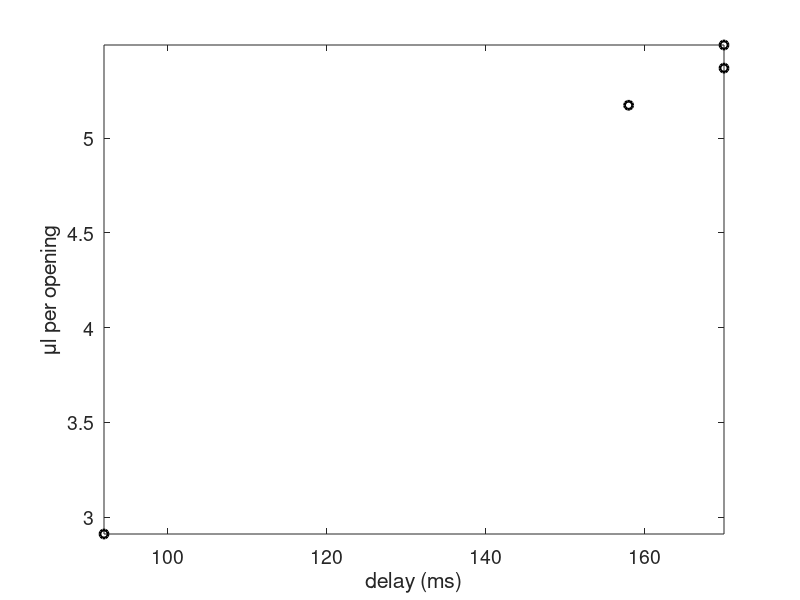

This figure's MATLAB source: (Note: this script raises an error after producing the figure.)
%% 7 JULY 2022 solenoid calibration RIGHT 
baseline_weight = 1.1309;

delay = [92 170 158 170]; % ms
weight = [1.4220 1.6679 1.6483 1.6801]; % weight with water from testing
n = ones(length(delay),1)*100; % number of valve openings
ul_opening = zeros(size(weight));
for ii = 1:length(delay)
    ul_opening(ii) = (weight(ii)-baseline_weight)/n(ii)*1000;
end

figure
[~,i] = sort(delay);
plot(delay(i),ul_opening(i),'ok','LineWidth',2)
set(gca,'FontSize',14)
xlabel('delay (ms)')
ylabel('\mul per opening')
axis tight

mdl = fitlm(delay,ul_opening);
pred_x = (10:1:250)';
pred_ul = predict(mdl,pred_x);
hold on;
plot(pred_x,pred_ul,'r-','LineWidth',2)

fprintf('closest to 4 ul: %d ms\n',pred_x(knnsearch(pred_ul,4)))



%% 7 JULY 2022 solenoid calibration LEFT 
baseline_weight = 1.1309;
n = [100 100 100 100 100 100]; % number of valve openings
delay = [116 170 162 160 150 170]; % ms
weight = [1.4804 1.6571 1.6490 1.6426 1.6198 1.6757]; % weight with water from testing
ul_opening = zeros(size(weight));
for ii = 1:length(delay)
    ul_opening(ii) = (weight(ii)-baseline_weight)/n(ii)*1000;
end

figure
[~,i] = sort(delay);
plot(delay(i),ul_opening(i),'ok','LineWidth',2)
set(gca,'FontSize',14)
xlabel('delay (ms)')
ylabel('\mul per opening')
axis tight

mdl = fitlm(delay,ul_opening);
pred_x = (10:1:250)';
pred_ul = predict(mdl,pred_x);
hold on;
plot(pred_x,pred_ul,'r-','LineWidth',2)

fprintf('closest to 4 ul: %d ms\n',pred_x(knnsearch(pred_ul,4)))



%% 27 JUNE 2022 solenoid calibration LEFT 
baseline_weight = 1.1310;
n = [100 100 100]; % number of valve openings
delay = [100 125 116]; % ms
weight = [1.5751 1.6606 1.6305]; % weight with water from testing
ul_opening = zeros(size(weight));
for ii = 1:length(delay)
    ul_opening(ii) = (weight(ii)-baseline_weight)/n(ii)*1000;
end

figure
[~,i] = sort(delay);
plot(delay(i),ul_opening(i),'ok','LineWidth',2)
set(gca,'FontSize',14)
xlabel('delay (ms)')
ylabel('\mul per opening')
axis tight

mdl = fitlm(delay,ul_opening);
pred_x = (10:1:250)';
pred_ul = predict(mdl,pred_x);
hold on;
plot(pred_x,pred_ul,'r-','LineWidth',2)

fprintf('closest to 5 ul: %d ms\n',pred_x(knnsearch(pred_ul,5)))


%% 27 JUNE 2022 solenoid calibration CENTER 
baseline_weight = 1.1310;
n = [100 100 100 100]; % number of valve openings
delay = [92 120 130 124]; % ms
weight = [1.5325 1.6192 1.6506 1.6356]; % weight with water from testing
ul_opening = zeros(size(weight));
for ii = 1:length(delay)
    ul_opening(ii) = (weight(ii)-baseline_weight)/n(ii)*1000;
end

figure
[~,i] = sort(delay);
plot(delay(i),ul_opening(i),'ok','LineWidth',2)
set(gca,'FontSize',14)
xlabel('delay (ms)')
ylabel('\mul per opening')
axis tight

mdl = fitlm(delay,ul_opening);
pred_x = (10:1:250)';
pred_ul = predict(mdl,pred_x);
hold on;
plot(pred_x,pred_ul,'r-','LineWidth',2)

fprintf('closest to 5 ul: %d ms\n',pred_x(knnsearch(pred_ul,5)))

%% 27 JUNE 2022 solenoid calibration RIGHT 
baseline_weight = 1.1310;
n = [100 100 100 100 100 100]; % number of valve openings
delay = [50 50 75 100 100 92]; % ms
weight = [1.4565 1.4719 1.5705 1.6599 1.6611 1.6332]; % weight with water from testing
ul_opening = zeros(size(weight));
for ii = 1:length(delay)
    ul_opening(ii) = (weight(ii)-baseline_weight)/n(ii)*1000;
end

figure
[~,i] = sort(delay);
plot(delay(i),ul_opening(i),'ok','LineWidth',2)
set(gca,'FontSize',14)
xlabel('delay (ms)')
ylabel('\mul per opening')
axis tight

mdl = fitlm(delay,ul_opening);
pred_x = (10:1:250)';
pred_ul = predict(mdl,pred_x);
hold on;
plot(pred_x,pred_ul,'r-','LineWidth',2)

fprintf('closest to 5 ul: %d ms\n',pred_x(knnsearch(pred_ul,5)))
%% 5 MAY 2022 solenoid calibration LEFT 
baseline_weight = 1.1321;
n = [100 ]; % number of valve openings
delay = [50 ]; % ms
weight = [1.6376 ]; % weight with water from testing
ul_opening = zeros(size(weight));
for ii = 1:length(delay)
    ul_opening(ii) = (weight(ii)-baseline_weight)/n(ii)*1000;
end

figure
[~,i] = sort(delay);
plot(delay(i),ul_opening(i),'ok','LineWidth',2)
set(gca,'FontSize',14)
xlabel('delay (ms)')
ylabel('\mul per opening')
axis tight

mdl = fitlm(delay,ul_opening);
pred_x = (10:1:250)';
pred_ul = predict(mdl,pred_x);
hold on;
plot(pred_x,pred_ul,'r-','LineWidth',2)

fprintf('closest to 5 ul: %d ms\n',pred_x(knnsearch(pred_ul,5)))

%% 5 MAY 2022 solenoid calibration CENTER 
baseline_weight = 1.1321;
n = [100 100]; % number of valve openings
delay = [50 55]; % ms
weight = [1.6252 1.6428]; % weight with water from testing
ul_opening = zeros(size(weight));
for ii = 1:length(delay)
    ul_opening(ii) = (weight(ii)-baseline_weight)/n(ii)*1000;
end

figure
[~,i] = sort(delay);
plot(delay(i),ul_opening(i),'ok','LineWidth',2)
set(gca,'FontSize',14)
xlabel('delay (ms)')
ylabel('\mul per opening')
axis tight

mdl = fitlm(delay,ul_opening);
pred_x = (10:1:250)';
pred_ul = predict(mdl,pred_x);
hold on;
plot(pred_x,pred_ul,'r-','LineWidth',2)

fprintf('closest to 5 ul: %d ms\n',pred_x(knnsearch(pred_ul,5)))

%% 5 MAY 2022 solenoid calibration RIGHT 
baseline_weight = 1.1321;
n = [100 100 100]; % number of valve openings
delay = [100 70 50]; % ms
weight = [1.8586 1.7098 1.6471]; % weight with water from testing
ul_opening = zeros(size(weight));
for ii = 1:length(delay)
    ul_opening(ii) = (weight(ii)-baseline_weight)/n(ii)*1000;
end

figure
[~,i] = sort(delay);
plot(delay(i),ul_opening(i),'ok','LineWidth',2)
set(gca,'FontSize',14)
xlabel('delay (ms)')
ylabel('\mul per opening')
axis tight

mdl = fitlm(delay,ul_opening);
pred_x = (10:1:250)';
pred_ul = predict(mdl,pred_x);
hold on;
plot(pred_x,pred_ul,'r-','LineWidth',2)

fprintf('closest to 5 ul: %d ms\n',pred_x(knnsearch(pred_ul,5)))

%% 14 Feb 2022 solenoid calibration 
baseline_weight = 1.1308;
n = [100 100 100 100 100]; % number of valve openings
delay = [160 160 180 180 200]; % ms
weight = [1.4526 1.4438 1.4731 1.4758 1.5070]; % weight with water from testing
ul_opening = zeros(size(weight));
for ii = 1:length(delay)
    ul_opening(ii) = (weight(ii)-baseline_weight)/n(ii)*1000;
end

figure
[~,i] = sort(delay);
plot(delay(i),ul_opening(i),'ok','LineWidth',2)
set(gca,'FontSize',14)
xlabel('delay (ms)')
ylabel('\mul per opening')
axis tight

mdl = fitlm(delay,ul_opening);
pred_x = (50:1:250)';
pred_ul = predict(mdl,pred_x);
hold on;
plot(pred_x,pred_ul,'r-','LineWidth',2)

fprintf('closest to 5 ul: %d ms\n',pred_x(knnsearch(pred_ul,5)))

%% 07 Feb 2022 solenoid calibration 
baseline_weight = 1.1307;
n = [100 100]; % number of valve openings
delay = [150 170]; % ms
weight = [1.5187 1.5592]; % weight with water from testing
ul_opening = zeros(size(weight));
for ii = 1:length(delay)
    ul_opening(ii) = (weight(ii)-baseline_weight)/n(ii)*1000;
end

figure
[~,i] = sort(delay);
plot(delay(i),ul_opening(i),'ok','LineWidth',2)
set(gca,'FontSize',14)
xlabel('delay (ms)')
ylabel('\mul per opening')
axis tight

mdl = fitlm(delay,ul_opening);
pred_x = (50:1:250)';
pred_ul = predict(mdl,pred_x);
hold on;
plot(pred_x,pred_ul,'r-','LineWidth',2)

fprintf('closest to 5 ul: %d ms\n',pred_x(knnsearch(pred_ul,5)))


%% 27 Jan 2022 solenoid calibration after leak fixed
baseline_weight = 1.1307;
n = [100 100]; % number of valve openings
delay = [150 160]; % ms
weight = [1.5951 1.6169]; % weight with water from testing
ul_opening = zeros(size(weight));
for ii = 1:length(delay)
    ul_opening(ii) = (weight(ii)-baseline_weight)/n(ii)*1000;
end

figure
[~,i] = sort(delay);
plot(delay(i),ul_opening(i),'ok','LineWidth',2)
set(gca,'FontSize',14)
xlabel('delay (ms)')
ylabel('\mul per opening')
axis tight

mdl = fitlm(delay,ul_opening);
pred_x = (50:1:200)';
pred_ul = predict(mdl,pred_x);
hold on;
plot(pred_x,pred_ul,'r-','LineWidth',2)

fprintf('closest to 5 ul: %d ms\n',pred_x(knnsearch(pred_ul,5)))

%% 19 Jan 2022 solenoid calibration after leak fixed
baseline_weight = 1.1308;
n = [100 100 100]; % number of valve openings
delay = [135 135 150]; % ms
weight = [1.5148 1.5517 1.6436]; % weight with water from testing
ul_opening = zeros(size(weight));
for ii = 1:length(delay)
    ul_opening(ii) = (weight(ii)-baseline_weight)/n(ii)*1000;
end

figure
[~,i] = sort(delay);
plot(delay(i),ul_opening(i),'ok','LineWidth',2)
set(gca,'FontSize',14)
xlabel('delay (ms)')
ylabel('\mul per opening')
axis tight

mdl = fitlm(delay,ul_opening);
pred_x = (50:1:200)';
pred_ul = predict(mdl,pred_x);
hold on;
plot(pred_x,pred_ul,'r-','LineWidth',2)

fprintf('closest to 5 ul: %d ms\n',pred_x(knnsearch(pred_ul,5)))

%% 10 Dec 2021 solenoid calibration after leak fixed
baseline_weight = 1.1305;
n = [100 100 100 100]; % number of valve openings
delay = [100 50 150 135]; % ms
weight = [1.5494 1.4224 1.6697 1.6292]; % weight with water from testing
ul_opening = zeros(size(weight));
for ii = 1:length(delay)
    ul_opening(ii) = (weight(ii)-baseline_weight)/n(ii)*1000;
end

figure
[~,i] = sort(delay);
plot(delay(i),ul_opening(i),'ok','LineWidth',2)
set(gca,'FontSize',14)
xlabel('delay (ms)')
ylabel('\mul per opening')
axis tight

mdl = fitlm(delay,ul_opening);
pred_x = (50:5:200)';
pred_ul = predict(mdl,pred_x);
hold on;
plot(pred_x,pred_ul,'r-','LineWidth',2)

%% 10 Dec 2021 solenoid calibration
baseline_weight = 1.1305;
n = [200 200 100 100 100 100 100]; % number of valve openings
delay = [50 100 120 80 100 150 100]; % ms
weight = [1.6178 1.9065 1.5562 1.4535 1.4982 1.6128 1.5494]; % weight with water from testing
ul_opening = zeros(size(weight));
for ii = 1:length(delay)
    ul_opening(ii) = (weight(ii)-baseline_weight)/n(ii)*1000;
end

figure
[~,i] = sort(delay);
plot(delay(i),ul_opening(i),'ok','LineWidth',2)
set(gca,'FontSize',14)
xlabel('delay (ms)')
ylabel('\mul per opening')
axis tight

mdl = fitlm(delay,ul_opening);
pred_x = (50:5:200)';
pred_ul = predict(mdl,pred_x);
hold on;
plot(pred_x,pred_ul,'r-','LineWidth',2)
